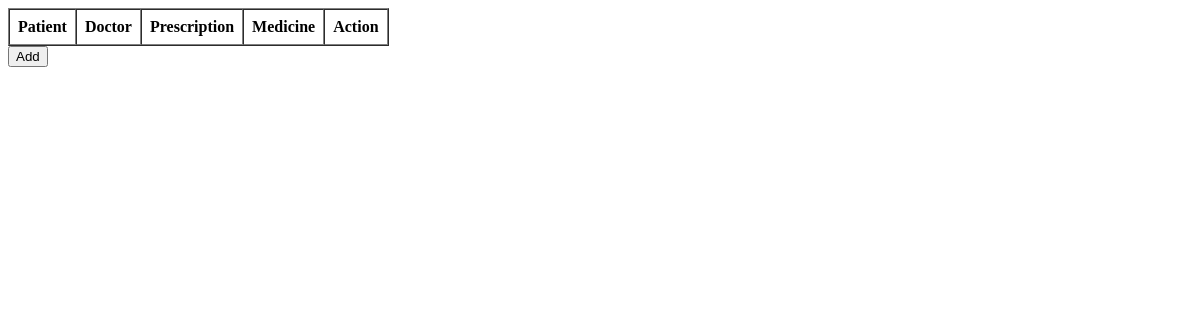
/prescrip, run on an earlier commit of the app's database.
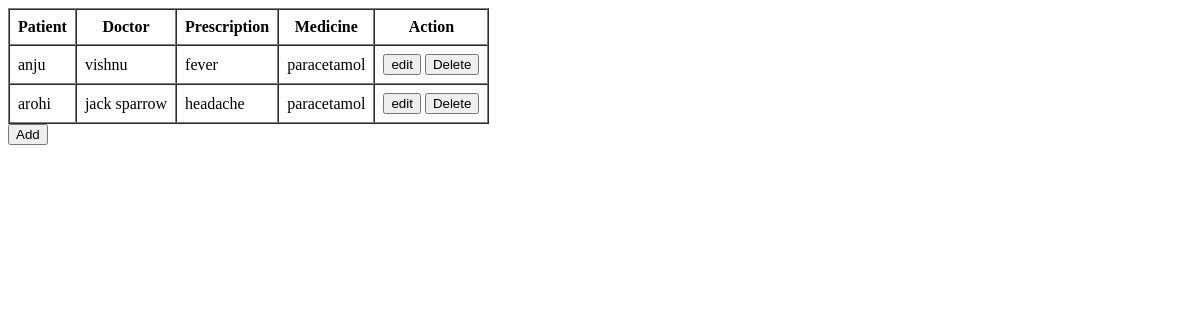
And on a later commit of the database.
### BrainTumorDetectionApp/models.py (models this page shows)
class PrescriptionTable(models.Model):
    PATIENT=models.ForeignKey(PatientTable, on_delete=models.CASCADE)
    DOCTOR=models.ForeignKey(DoctorTable, on_delete=models.CASCADE)
    Prescription=models.CharField(max_length=300, null=True, blank=True)
    Medicine=models.ForeignKey(MedicineTable, on_delete=models.CASCADE)

class PatientTable(models.Model):
    LOGIN = models.ForeignKey(LoginTable, on_delete=models.CASCADE)
    Name=models.CharField(max_length=30, null=True, blank=True)
    Age=models.IntegerField(null=True, blank=True)
    Gender=models.CharField(max_length=30, null=True, blank=True)
    PhNumber=models.BigIntegerField( null=True, blank=True)
    Email=models.CharField(max_length=30, null=True, blank=True)
    Address=models.CharField(max_length=100, null=True, blank=True)

class DoctorTable(models.Model):
    LOGIN = models.ForeignKey(LoginTable, on_delete=models.CASCADE)
    Name=models.CharField(max_length=30, null=True, blank=True)
    PhNumber=models.BigIntegerField( null=True, blank=True)
    Address=models.CharField(max_length=100, null=True, blank=True)
    Specialization=models.CharField(max_length=30, null=True, blank=True)
    HospitalName=models.CharField(max_length=30, null=True, blank=True)
    Email=models.CharField(max_length=30, null=True, blank=True)

class MedicineTable(models.Model):
    Medicine=models.CharField(max_length=30, null=True, blank=True)
    Description=models.CharField(max_length=30, null=True, blank=True)
    Quantity=models.IntegerField(null=True, blank=True)
    Price=models.FloatField( null=True, blank=True)

### BrainTumorDetectionApp/views.py (the view)
# urls.py: path('prescrip', prescriptionPage.as_view(), name="prescrip"),
class prescriptionPage(View):
    def get(self, request):
        obj = PrescriptionTable.objects.all()
        return render(request, "doctor/prescription.html", {'val': obj} )

### templates/doctor/prescription.html (shortened to what this page needs)
<!DOCTYPE html>
<html lang="en">
<head>
</head>
<body>
    <table border="1" cellpadding="8" cellspacing="0">
        <tr>
            <th>Patient</th>
            <th>Doctor</th>
            <th>Prescription</th>
            <th>Medicine</th>
            <th>Action</th>
        </tr>
        {% for i in val %}
        <tr>
            <td>{{ i.PATIENT.Name }}</td>
            <td>{{ i.DOCTOR.Name }}</td>
            <td>{{ i.Prescription }}</td>
            <td>{{ i.Medicine.Medicine }}</td>
            <td>
                <a href="prescrip/{{i.id}}"><button>edit</button></a>
                <a href="delete_prescrip/{{i.id}}"><button>Delete</button></a>
            </td>
        </tr>
        {% endfor %}
    </table>
    <a href="manage_prescrip"><input type="submit" value="Add"></a>
</body>
</html>

What changed in the data, as far as the page shows it:
added PrescriptionTable: PATIENT.Name "anju", DOCTOR.Name "vishnu", Prescription "fever", Medicine.Medicine "paracetamol"
added PrescriptionTable: PATIENT.Name "arohi", DOCTOR.Name "jack sparrow", Prescription "headache", Medicine.Medicine "paracetamol"
